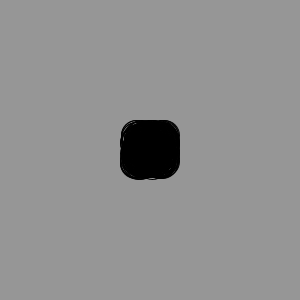
Frame 1 (no input)
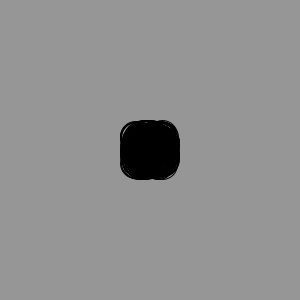
Frame 60 (the mouse pressed at the canvas centre just before this capture)
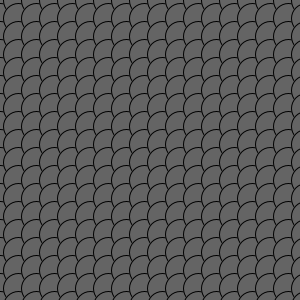
Frame 120 (the mouse held since frame 60 and released just before this capture)

The Processing sketch that drew these frames (run headless with seeded random() and noise(); from frame 60 on, the mouse is pressed at the canvas centre):

// Processing sketch: processing_61778
// ── processing_61778.pde

void setup(){
size(300,300);
smooth();
}

void draw(){
  background(150);

for (int i = 0; i < width+10; i = i+18){
  for (int j = 0; j < height+10; j = j+18){
    if(mousePressed) {
    fill(100);
  ellipse(i, j, 30,30);
}
  else{
    frameRate(20);
   noFill();
   ellipse(random (135,165), random (135, 165), 30, 30);
}
}
}
}
